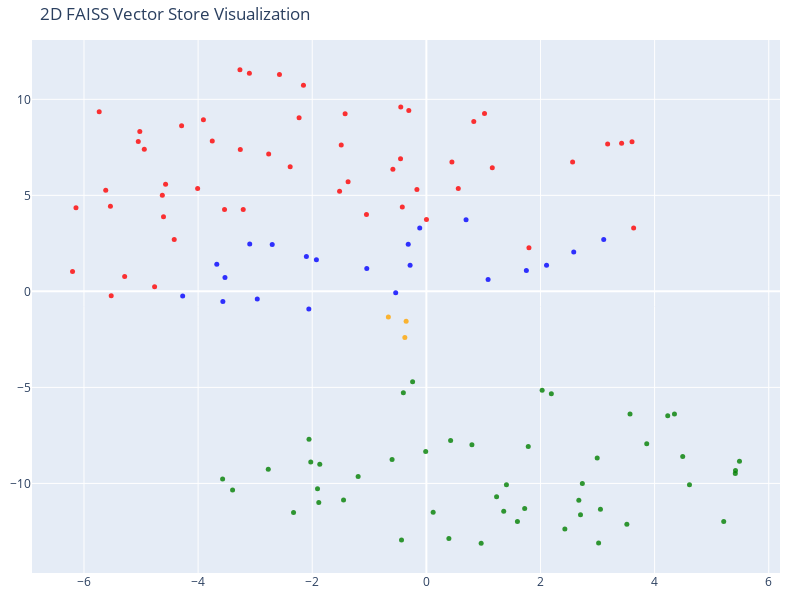

Notebook code cell kept with this figure:
### Code cell
# We humans find it easier to visalize things in 2D!
# Reduce the dimensionality of the vectors to 2D using t-SNE
# (t-distributed stochastic neighbor embedding)

tsne = TSNE(n_components=2, random_state=42)
reduced_vectors = tsne.fit_transform(vectors)

# Create the 2D scatter plot
fig = go.Figure(data=[go.Scatter(
    x=reduced_vectors[:, 0],
    y=reduced_vectors[:, 1],
    mode='markers',
    marker=dict(size=5, color=colors, opacity=0.8),
    text=[f"Type: {t}<br>Text: {d[:100]}..." for t, d in zip(doc_types, documents)],
    hoverinfo='text'
)])

fig.update_layout(
    title='2D FAISS Vector Store Visualization',
    scene=dict(xaxis_title='x',yaxis_title='y'),
    width=800,
    height=600,
    margin=dict(r=20, b=10, l=10, t=40)
)

fig.show()

### Figure 1 — Plotly figure (JSON) as saved in the notebook; plotly's stock layout.template omitted (floating-point values rounded to 4 significant figures)
{"data": [{"hoverinfo": "text", "marker": {"color": ["blue", "blue", "blue", "blue", "blue", "blue", "blue", "blue", "blue", "blue", "blue", "blue", "blue", "blue", "blue", "blue", "blue", "blue", "blue", "blue", "blue", "red", "red", "red", "red", "red", "red", "red", "red", "red", "red", "red", "red", "red", "red", "red", "red", "red", "red", "red", "red", "red", "red", "red", "red", "red", "red", "red", "red", "red", "red", "red", "red", "red", "red", "red", "red", "red", "red", "red", "red", "red", "red", "red", "red", "red", "red", "red", "red", "red", "red", "red", "red", "orange", "orange", "orange", "green", "green", "green", "green", "green", "green", "green", "green", "green", "green", "green", "green", "green", "green", "green", "green", "green", "green", "green", "green", "green", "green", "green", "green", "green", "green", "green", "green", "green", "green", "green", "green", "green", "green", "green", "green", "green", "green", "green", "green", "green", "green", "green", "green", "green", "green", "green"], "opacity": 0.8, "size": 5}, "mode": "markers", "text": ["Type: products<br>Text: # Product Summary\n\n# Rellm: AI-Powered Enterprise Reinsurance Solution\n\n## Summary\n\nRellm is an inno...", "Type: products<br>Text: ### Seamless Integrations\nRellm's architecture is designed for effortless integration with existing ...", "Type: products<br>Text: ### Regulatory Compliance Tools\nRellm includes built-in compliance tracking features to help organiz...", "Type: products<br>Text: Join the growing number of organizations leveraging Rellm to enhance their reinsurance processes whi...", "Type: products<br>Text: Experience the future of reinsurance with Rellm, where innovation meets reliability. Let Insurellm h...", "Type: products<br>Text: # Product Summary\n\n# Markellm\n\n## Summary\n\nMarkellm is an innovative two-sided marketplace designed ...", "Type: products<br>Text: - **User-Friendly Interface**: Designed with user experience in mind, Markellm features an intuitive...", "Type: products<br>Text: - **Customer Support**: Our dedicated support team is always available to assist both consumers and ...", "Type: products<br>Text: ### For Insurance Companies:\n- **Basic Listing Fee**: $199/month for a featured listing on the platf...", "Type: products<br>Text: ### Q3 2025\n- Initiate a comprehensive marketing campaign targeting both consumers and insurers to i...", "Type: products<br>Text: # Product Summary\n\n# Homellm\n\n## Summary\nHomellm is an innovative home insurance product developed b...", "Type: products<br>Text: ### 2. Dynamic Pricing Model\nWith Homellm's innovative dynamic pricing model, insurance providers ca...", "Type: products<br>Text: ### 5. Multi-Channel Integration\nHomellm seamlessly integrates into existing insurance platforms, pr...", "Type: products<br>Text: - **Basic Tier:** Starting at $5,000/month for small insurers with basic integration features.\n- **S...", "Type: products<br>Text: All tiers include a comprehensive training program and ongoing updates to ensure optimal performance...", "Type: products<br>Text: With Homellm, Insurellm is committed to transforming the landscape of home insurance, ensuring both ...", "Type: products<br>Text: # Product Summary\n\n# Carllm\n\n## Summary\n\nCarllm is an innovative auto insurance product developed by...", "Type: products<br>Text: - **Instant Quoting**: With Carllm, insurance companies can offer near-instant quotes to customers, ...", "Type: products<br>Text: - **Mobile Integration**: Carllm is designed to work seamlessly with mobile applications, providing ...", "Type: products<br>Text: - **Professional Tier**: $2,500/month\n  - For medium-sized companies.\n  - All Basic Tier features pl...", "Type: products<br>Text: ### Q2 2025: Customer Experience Improvements\n- Launch of a new **mobile app** for end-users.\n- Intr...", "Type: contracts<br>Text: # Contract with GreenField Holdings for Markellm\n\n**Effective Date:** November 15, 2023  \n**Contract...", "Type: contracts<br>Text: ## Renewal\n1. **Automatic Renewal**: This contract will automatically renew for sequential one-year ...", "Type: contracts<br>Text: ## Features\n1. **AI-Powered Matching**: Access to advanced algorithms that connect GreenField Holdin...", "Type: contracts<br>Text: ## Support\n1. **Customer Support Access**: The Client will have access to dedicated support through ...", "Type: contracts<br>Text: **Signatures:**  \n_________________________                           _________________________  \n**...", "Type: contracts<br>Text: # Contract with Apex Reinsurance for Rellm: AI-Powered Enterprise Reinsurance Solution\n\n## Terms\n\n1....", "Type: contracts<br>Text: ## Renewal\n\n1. **Automatic Renewal**: This Agreement will automatically renew for successive one-yea...", "Type: contracts<br>Text: 2. **Seamless Integrations**: The architecture of Rellm allows for easy integration with existing sy...", "Type: contracts<br>Text: 1. **Technical Support**: Provider shall offer dedicated technical support to the Client via phone, ...", "Type: contracts<br>Text: **Insurellm, Inc.**  \n_____________________________  \nAuthorized Signature   \nDate: ________________...", "Type: contracts<br>Text: # Contract with Greenstone Insurance for Homellm\n\n---\n\n## Terms\n\n1. **Parties**: This Contract (\"Agr...", "Type: contracts<br>Text: 4. **Payment Terms**: \n   - The Customer shall pay an amount of $10,000 per month for the Standard T...", "Type: contracts<br>Text: ---\n\n## Features\n\n- **AI-Powered Risk Assessment**: Customer will have access to enhanced risk evalu...", "Type: contracts<br>Text: - **Customer Portal**: A dedicated portal will be provided, allowing the Customer's clients to manag...", "Type: contracts<br>Text: ______________________________  \n[Name], [Title]  \nDate: ______________________\n\n**For Greenstone In...", "Type: contracts<br>Text: # Contract with Roadway Insurance Inc. for Carllm\n\n---\n\n## Terms\n\n1. **Agreement Effective Date**: T...", "Type: contracts<br>Text: ---\n\n## Renewal\n\n1. **Automatic Renewal**: This agreement will automatically renew for an additional...", "Type: contracts<br>Text: ---\n\n## Features\n\n1. **Access to Core Features**: Roadway Insurance Inc. will have access to all Pro...", "Type: contracts<br>Text: ---\n\n## Support\n\n1. **Technical Support**: Roadway Insurance Inc. will receive priority technical su...", "Type: contracts<br>Text: # Contract with Stellar Insurance Co. for Rellm\n\n## Terms\nThis contract is made between **Insurellm*...", "Type: contracts<br>Text: ### Termination\nEither party may terminate this agreement with a **30-day written notice**. In the e...", "Type: contracts<br>Text: ## Features\nStellar Insurance Co. will receive access to the following features of the Rellm product...", "Type: contracts<br>Text: ## Support\nInsurellm provides Stellar Insurance Co. with the following support services:\n\n- **24/7 T...", "Type: contracts<br>Text: # Contract with TechDrive Insurance for Carllm\n\n**Contract Date:** October 1, 2024  \n**Contract Dura...", "Type: contracts<br>Text: ## Renewal\n\n1. **Automatic Renewal**: This contract shall automatically renew for additional one-yea...", "Type: contracts<br>Text: ## Support\n\n1. **Customer Support**: Insurellm will provide 24/7 customer support to TechDrive Insur...", "Type: contracts<br>Text: **TechDrive Insurance Representative:**  \nName: Sarah Johnson  \nTitle: Operations Director  \nDate: _...", "Type: contracts<br>Text: # Contract with Belvedere Insurance for Markellm\n\n## Terms\nThis Contract (\"Agreement\") is made and e...", "Type: contracts<br>Text: ## Renewal\n1. **Renewal Terms**: This Agreement may be renewed for additional one-year terms upon mu...", "Type: contracts<br>Text: ## Features\n1. **AI-Powered Matching**: Belvedere Insurance will benefit from Markellm's AI-powered ...", "Type: contracts<br>Text: ## Support\n1. **Technical Support**: Technical support will be available from 9 AM to 7 PM EST, Mond...", "Type: contracts<br>Text: **Belvedere Insurance**  \nSignature: ______________________  \nName: [Authorized Signatory]  \nTitle: ...", "Type: contracts<br>Text: # Contract with Velocity Auto Solutions for Carllm\n\n**Contract Date:** October 1, 2023  \n**Contract ...", "Type: contracts<br>Text: ## Renewal\n\n1. **Automatic Renewal**: This contract will automatically renew for successive 12-month...", "Type: contracts<br>Text: ## Support\n\n1. **Customer Support**: Velocity Auto Solutions will have access to Insurellm’s custome...", "Type: contracts<br>Text: # Contract with GreenValley Insurance for Homellm\n\n**Contract Date:** October 6, 2023  \n**Contract N...", "Type: contracts<br>Text: 4. **Confidentiality:** Both parties agree to maintain the confidentiality of proprietary informatio...", "Type: contracts<br>Text: 1. **AI-Powered Risk Assessment:** Access to advanced AI algorithms for real-time risk evaluations.\n...", "Type: contracts<br>Text: 3. **Regular Updates:** Insurellm will offer ongoing updates and enhancements to the Homellm platfor...", "Type: contracts<br>Text: # Contract with EverGuard Insurance for Rellm: AI-Powered Enterprise Reinsurance Solution\n\n**Contrac...", "Type: contracts<br>Text: 4. **Usage Rights**: EverGuard Insurance is granted a non-exclusive, non-transferable license to acc...", "Type: contracts<br>Text: 1. **Core Functionality**: Rellm provides EverGuard Insurance with advanced AI-driven analytics, sea...", "Type: contracts<br>Text: 1. **Customer Support**: Insurellm will provide EverGuard Insurance with 24/7 customer support, incl...", "Type: contracts<br>Text: ---\n\n**Signatures**  \n**For Insurellm**: __________________________  \n**Name**: John Smith  \n**Title...", "Type: contracts<br>Text: # Contract with BrightWay Solutions for Markellm\n\n**Contract Date:** October 5, 2023  \n**Contract ID...", "Type: contracts<br>Text: 3. **Service Level Agreement (SLA):**  \n   Insurellm commits to a 99.9% uptime for the platform with...", "Type: contracts<br>Text: 2. **Real-Time Quote Availability:**  \n   Consumers sourced via BrightWay Solutions will receive rea...", "Type: contracts<br>Text: 3. **Training and Onboarding:**  \n   Insurellm agrees to provide one free training session on how to...", "Type: contracts<br>Text: # Contract with Pinnacle Insurance Co. for Homellm\n\n## Terms\nThis contract (\"Contract\") is entered i...", "Type: contracts<br>Text: ## Renewal\n1. **Renewal Terms**: At the end of the initial term, this Contract shall automatically r...", "Type: contracts<br>Text: ## Features\n1. **AI-Powered Risk Assessment**: Utilized for tailored underwriting decisions specific...", "Type: contracts<br>Text: ## Support\n1. **Technical Support**: Insurellm shall provide 24/7 technical support via an email and...", "Type: company<br>Text: # Overview of Insurellm\n\nInsurellm is an innovative insurance tech firm with 200 employees across th...", "Type: company<br>Text: # Careers at Insurellm\n\nInsurellm is hiring! We are looking for talented software engineers, data sc...", "Type: company<br>Text: # About Insurellm\n\nInsurellm was founded by Avery Lancaster in 2015 as an insurance tech startup des...", "Type: employees<br>Text: # HR Record\n\n# Alex Chen\n\n## Summary\n- **Date of Birth:** March 15, 1990  \n- **Job Title:** Backend ...", "Type: employees<br>Text: ## Annual Performance History\n- **2020:**  \n  - Completed onboarding successfully.  \n  - Met expecta...", "Type: employees<br>Text: ## Compensation History\n- **2020:** Base Salary: $80,000  \n- **2021:** Base Salary Increase to $90,0...", "Type: employees<br>Text: Alex Chen continues to be a vital asset at Insurellm, contributing significantly to innovative backe...", "Type: employees<br>Text: # HR Record\n\n# Oliver Spencer\n\n## Summary\n- **Date of Birth**: May 14, 1990  \n- **Job Title**: Backe...", "Type: employees<br>Text: ## Annual Performance History\n- **2018**: **3/5** - Adaptable team player but still learning to take...", "Type: employees<br>Text: ## Compensation History\n- **March 2018**: Initial salary of $80,000.\n- **July 2019**: Salary increas...", "Type: employees<br>Text: # HR Record\n\n# Emily Tran\n\n## Summary\n- **Date of Birth:** March 18, 1991  \n- **Job Title:** Digital...", "Type: employees<br>Text: - **January 2017 - May 2018**: Marketing Intern  \n  - Supported the Marketing team by collaborating ...", "Type: employees<br>Text: - **2021**:  \n  - Performance Rating: Meets Expectations  \n  - Key Achievements: Contributed to the ...", "Type: employees<br>Text: - **Professional Development Goals**:  \n  - Emily Tran aims to become a Marketing Manager within the...", "Type: employees<br>Text: # HR Record\n\n# Jordan Blake\n\n## Summary\n- **Date of Birth:** March 15, 1993  \n- **Job Title:** Sales...", "Type: employees<br>Text: ## Annual Performance History\n- **2021:** First year at Insurellm; achieved 90% of monthly targets. ...", "Type: employees<br>Text: ## Other HR Notes\n- Jordan has shown an interest in continuing education, actively participating in ...", "Type: employees<br>Text: # Avery Lancaster\n\n## Summary\n- **Date of Birth**: March 15, 1985  \n- **Job Title**: Co-Founder & Ch...", "Type: employees<br>Text: - **2010 - 2013**: Business Analyst at Edge Analytics  \n  Prior to joining Innovate, Avery worked as...", "Type: employees<br>Text: - **2018**: **Exceeds Expectations**  \n  Under Avery’s pivoted vision, Insurellm launched two new su...", "Type: employees<br>Text: - **2022**: **Satisfactory**  \n  Avery focused on rebuilding team dynamics and addressing employee c...", "Type: employees<br>Text: ## Compensation History\n- **2015**: $150,000 base salary + Significant equity stake  \n- **2016**: $1...", "Type: employees<br>Text: ## Other HR Notes\n- **Professional Development**: Avery has actively participated in leadership trai...", "Type: employees<br>Text: # HR Record\n\n# Maxine Thompson\n\n## Summary\n- **Date of Birth:** January 15, 1991  \n- **Job Title:** ...", "Type: employees<br>Text: ## Insurellm Career Progression\n- **January 2017 - October 2018**: **Junior Data Engineer**  \n  * Ma...", "Type: employees<br>Text: ## Annual Performance History\n- **2017**: *Meets Expectations*  \n  Maxine showed potential in her ro...", "Type: employees<br>Text: - **2021**: *Exceeds Expectations*  \n  Maxine spearheaded the transition to a new data warehousing s...", "Type: employees<br>Text: ## Compensation History\n- **2017**: $70,000 (Junior Data Engineer)  \n- **2018**: $75,000 (Junior Dat...", "Type: employees<br>Text: # Samantha Greene\n\n## Summary\n- **Date of Birth:** October 14, 1990\n- **Job Title:** HR Generalist\n-...", "Type: employees<br>Text: ## Annual Performance History\n- **2020:** Exceeds Expectations  \n  Samantha Greene demonstrated exce...", "Type: employees<br>Text: ## Compensation History\n- **2020:** Base Salary - $55,000  \n  The entry-level salary matched industr...", "Type: employees<br>Text: - **2023:** Base Salary - $70,000  \n  Recognized for substantial improvement in employee relations m...", "Type: employees<br>Text: # HR Record\n\n# Alex Thomson\n\n## Summary\n- **Date of Birth:** March 15, 1995  \n- **Job Title:** Sales...", "Type: employees<br>Text: ## Annual Performance History  \n- **2022** - Rated as \"Exceeds Expectations.\" Alex Thomson achieved ...", "Type: employees<br>Text: ## Other HR Notes\n- Alex Thomson is an active member of the Diversity and Inclusion committee at Ins...", "Type: employees<br>Text: # HR Record\n\n# Samuel Trenton\n\n## Summary\n- **Date of Birth:** April 12, 1989  \n- **Job Title:** Sen...", "Type: employees<br>Text: ## Annual Performance History\n- **2023:** Rating: 4.5/5  \n  *Samuel exceeded expectations, successfu...", "Type: employees<br>Text: ## Compensation History\n- **2023:** Base Salary: $115,000 + Bonus: $15,000  \n  *Annual bonus based o...", "Type: employees<br>Text: - **Engagement in Company Culture:** Regularly participates in team-building events and contributes ...", "Type: employees<br>Text: # HR Record\n\n# Alex Harper\n\n## Summary\n- **Date of Birth**: March 15, 1993  \n- **Job Title**: Sales ...", "Type: employees<br>Text: ## Annual Performance History  \n- **2021**:  \n  - **Performance Rating**: 4.5/5  \n  - **Key Achievem...", "Type: employees<br>Text: - **2022**:  \n  - **Base Salary**: $65,000 (Promotion to Senior SDR)  \n  - **Bonus**: $13,000 (20% o...", "Type: employees<br>Text: # HR Record\n\n# Jordan K. Bishop\n\n## Summary\n- **Date of Birth:** March 15, 1990\n- **Job Title:** Fro...", "Type: employees<br>Text: ## Annual Performance History\n- **2019:** Exceeds Expectations - Continuously delivered high-quality...", "Type: employees<br>Text: ## Compensation History\n- **June 2018:** Starting Salary - $85,000\n- **June 2019:** Salary Increase ...", "Type: employees<br>Text: ## Other HR Notes\n- Jordan K. Bishop has been an integral part of club initiatives, including the In...", "Type: employees<br>Text: # HR Record\n\n# Emily Carter\n\n## Summary\n- **Date of Birth:** August 12, 1990  \n- **Job Title:** Acco...", "Type: employees<br>Text: - **2017-2019:** Marketing Intern  \n  - Assisted with market research and campaign development for s...", "Type: employees<br>Text: ## Compensation History\n| Year | Base Salary | Bonus         | Total Compensation |\n|------|--------...", "Type: employees<br>Text: Emily Carter exemplifies the kind of talent that drives Insurellm's success and is an invaluable ass..."], "type": "scatter", "x": [-0.3178, -0.1162, 0.6956, -0.2851, -0.5376, 1.752, 2.106, 2.582, 3.108, 1.082, -2.963, -4.271, -3.566, -3.673, -3.529, -2.06, -1.927, -2.103, -2.701, -3.095, -1.044, -2.23, 3.177, -6.201, 3.633, -3.102, -0.4524, 0.5594, 0.001849, -2.387, -2.574, -4.289, -5.733, -4.763, -3.752, -3.267, -4.008, 2.563, -4.419, -4.607, 0.4481, 1.155, -1.049, -1.521, -4.627, -3.537, -5.537, -6.14, -1.424, 3.604, 1.797, -2.764, -2.154, -4.57, -3.209, -5.619, -5.022, -5.049, -5.287, -4.943, -0.5868, -0.1657, -0.4217, -1.372, -1.492, -0.3079, 0.8307, 1.019, -0.4487, -3.907, 3.422, -5.523, -3.261, -0.6663, -0.3771, -0.3546, -1.868, 5.417, 1.723, -0.241, -2.026, 5.414, 1.356, -0.01164, 0.7983, 1.403, 0.4249, -1.908, 1.596, -3.396, 2.029, 3.569, 4.23, 4.348, 3.051, 2.19, -2.056, 2.994, 4.492, 3.862, 2.734, -0.4356, 4.611, 0.9601, 0.3944, -1.886, 3.019, -2.328, -1.196, 3.513, 2.701, 5.211, -1.451, 2.427, 0.1191, -2.771, 5.487, 2.672, -3.571, -0.601, 1.786, 1.231, -0.4034], "y": [2.453, 3.305, 3.732, 1.357, -0.07794, 1.09, 1.363, 2.044, 2.699, 0.6169, -0.4013, -0.2376, -0.5219, 1.417, 0.7261, -0.9238, 1.652, 1.82, 2.439, 2.462, 1.197, 9.045, 7.678, 1.034, 3.298, 11.36, 6.907, 5.353, 3.739, 6.495, 11.29, 8.622, 9.351, 0.2455, 7.829, 11.54, 5.361, 6.732, 2.705, 3.888, 6.742, 6.441, 3.998, 5.22, 5.007, 4.265, 4.427, 4.354, 9.252, 7.797, 2.273, 7.152, 10.73, 5.573, 4.258, 5.271, 8.325, 7.798, 0.7777, 7.398, 6.357, 5.303, 4.388, 5.707, 7.622, 9.416, 8.84, 9.263, 9.6, 8.941, 7.718, -0.2307, 7.385, -1.333, -2.404, -1.558, -9.006, -9.333, -11.3, -4.711, -8.89, -9.487, -11.45, -8.34, -7.983, -10.07, -7.759, -10.28, -11.99, -10.34, -5.149, -6.389, -6.482, -6.381, -11.35, -5.328, -7.706, -8.672, -8.593, -7.933, -9.998, -12.95, -10.07, -13.11, -12.86, -11.0, -13.1, -11.52, -9.64, -12.12, -11.64, -11.98, -10.86, -12.38, -11.5, -9.257, -8.851, -10.88, -9.768, -8.755, -8.081, -10.69, -5.285]}], "layout": {"height": 600, "margin": {"b": 10, "l": 10, "r": 20, "t": 40}, "scene": {"xaxis": {"title": {"text": "x"}}, "yaxis": {"title": {"text": "y"}}}, "title": {"text": "2D FAISS Vector Store Visualization"}, "width": 800}}
